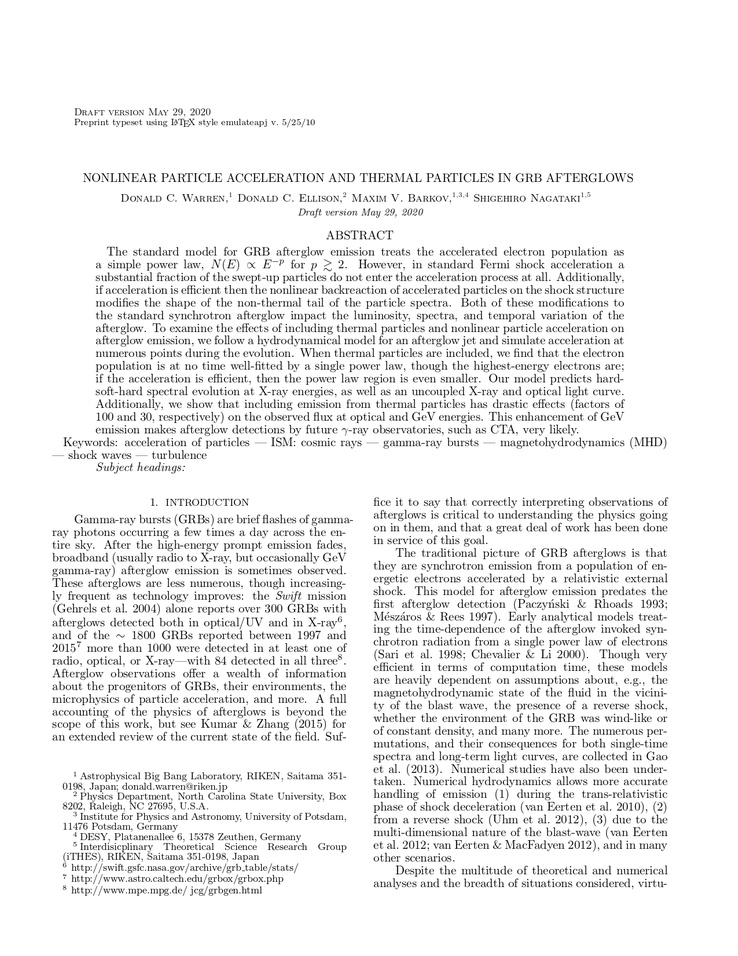
#> input picture data/images/docbank_test_page-0001.jpg, 738 x 956 px, shrunk from 1275 x 1650 before the run, found by its file name; its folder holds only this picture in this run
$ jupyter execute 02_Edges_LF.ipynb
#> lines starting #> are read from the running program, lines starting #| are printed output that depends on the picture; after the words box and inside, x2 and y2 are one past the last pixel; in counts of white or black regions, pixels touching at a corner belong together
### Imports

[cell 1]
from skimage import io, color, filters
from skimage.filters import threshold_otsu
from skimage.util import invert

from PIL import Image, ImageFilter

import os
import pickle
import numpy as np
import matplotlib.pyplot as plt

### Functions

[cell 2]
def grey_image_transform(image):
    return color.rgb2gray(image)

def binarize_image(image):
    thresh = threshold_otsu(image)
    image = image > thresh
    return image

def get_image_edges(image):
    image = grey_image_transform(image)
    image = binarize_image(image)
    image = invert(image)
    edges = filters.sobel(image)
    edges = binarize_image(edges)
    return edges

def get_pillow_image_edges(image):
    image = image.convert("L")    # Converting Image to Gray
    edges = image.filter(ImageFilter.FIND_EDGES)
    edges = np.array(edges)
    edges = binarize_image(edges)
    return edges

def plot_images(image, chull):
    fig, axes = plt.subplots(1, 2, figsize=(8, 4))
    ax = axes.ravel()

    ax[0].set_title('Original picture')
    ax[0].imshow(image, cmap=plt.cm.gray)
    ax[0].set_axis_off()

    ax[1].set_title('Transformed picture')
    ax[1].imshow(chull, cmap=plt.cm.gray)
    ax[1].set_axis_off()

    plt.tight_layout()
    plt.show()

### Read Data and Get Edges Information

[cell 3]
# input_dir = './../../data/images/'
# output_dir = './../../data/results/img_processing/'


input_dir = './../../../temp_data/images/'
output_dir = './../../../temp_data/results/img_processing/'

[cell 4]
dir_list = os.listdir(input_dir)
results = {}

for image in dir_list:
    img = io.imread(input_dir + image)
#> img is the input picture: shape (956, 738, 3); min 0, max 255, mean 238.9
    edges = get_image_edges(img)
#> in binarize_image, `thresh = threshold_otsu(image)`: thresh = 0.732
#> in binarize_image, `image = image > thresh`:
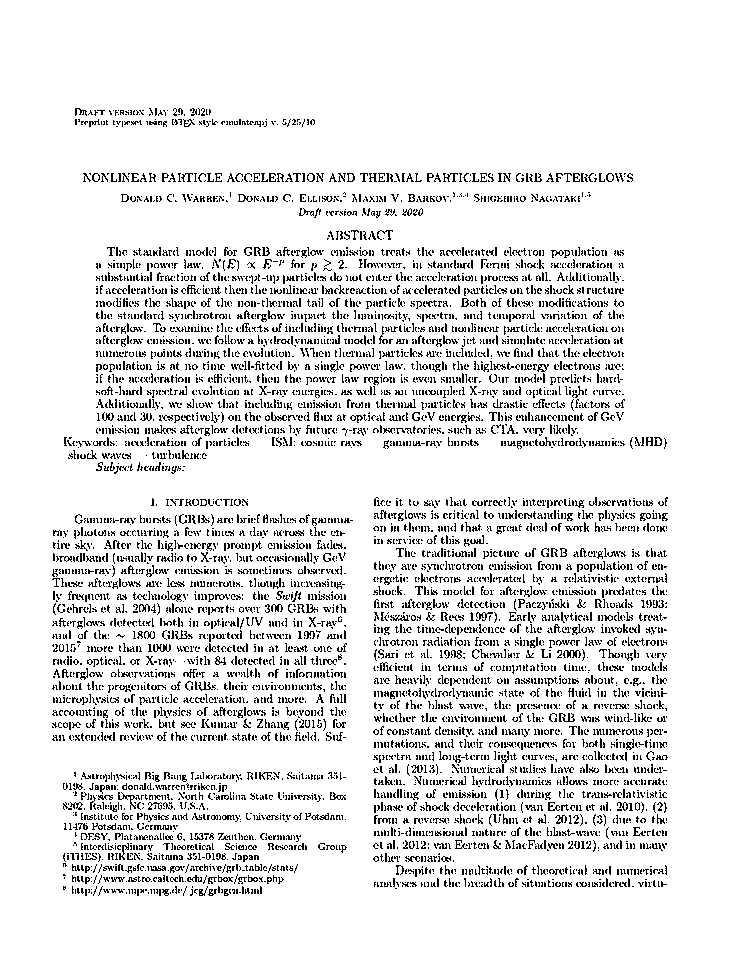
#> image: shape (956, 738) bool; 90.3% white; black in thin lines or dots, all inside (x1, y1, x2, y2) = (52, 108, 668, 896)
#> in get_image_edges, `edges = filters.sobel(image)`:
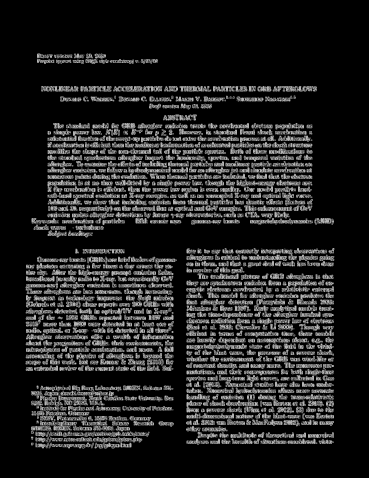
#> edges: shape (956, 738) float64 (shown at 1/2 size); min 0, max 0.791, mean 0.135
#> in binarize_image (call 2), `thresh = threshold_otsu(image)`: thresh = 0.249
#> in binarize_image (call 2), `image = image > thresh`:
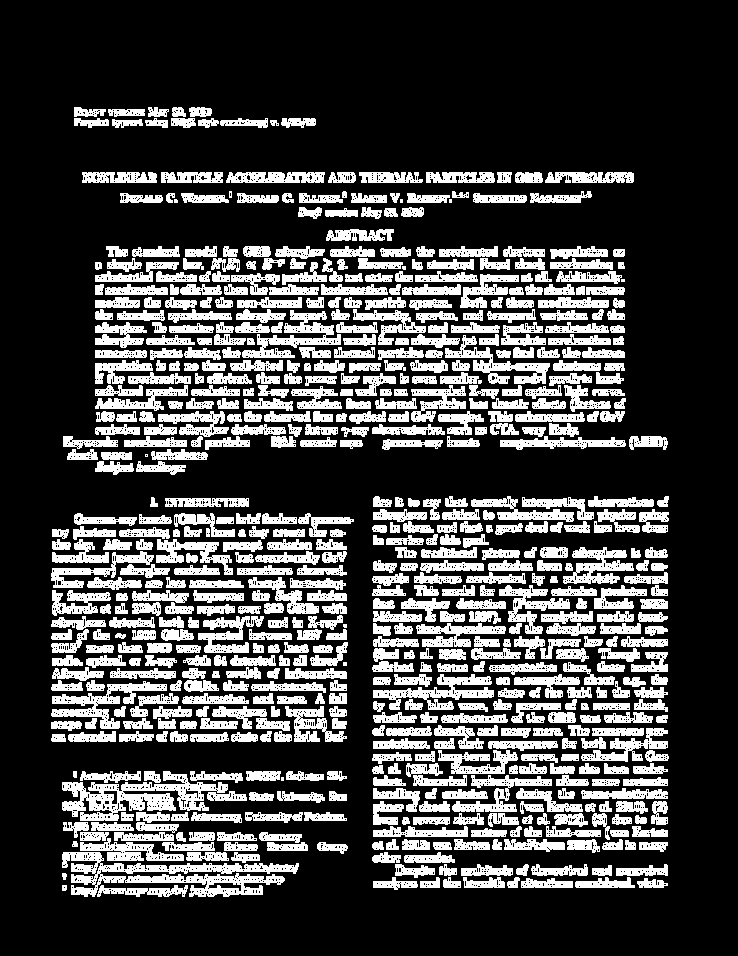
#> image: shape (956, 738) bool; 26.6% white; 668 white regions (11 under 20 px), largest, box (x1, y1, x2, y2) and area: (62, 852, 299, 897) 4292, (62, 771, 228, 821) 3532, (51, 681, 167, 729) 1692
    results[image] = edges
    plot_images(img,edges)
#> in plot_images, `plt.show()`:
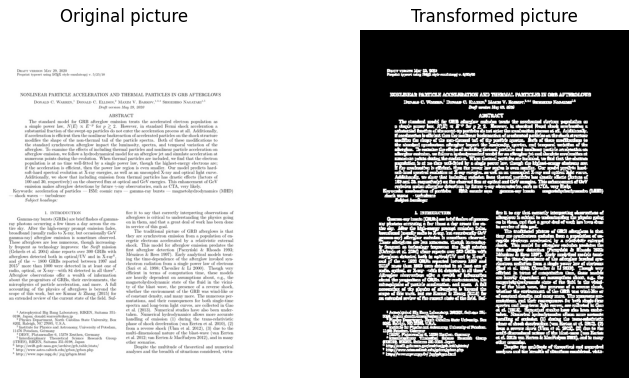
#> figure drawn by matplotlib, 2 panels

### Get PILLOW library detected Edges

[cell 5]
dir_list = os.listdir(input_dir)
pillow_results = {}

for image in dir_list:
    img = Image.open(input_dir + image)
    edges = get_pillow_image_edges(img)
#> in get_pillow_image_edges, `edges = image.filter(ImageFilter.FIND_EDGES)`:
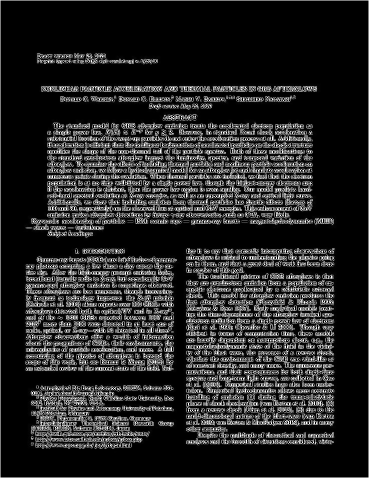
#> edges: PIL image 738x956 L (shown at 1/2 size); min 0, max 255, mean 39.6
#> in binarize_image (call 3), `thresh = threshold_otsu(image)`: thresh = 114
#> in binarize_image (call 3), `image = image > thresh`:
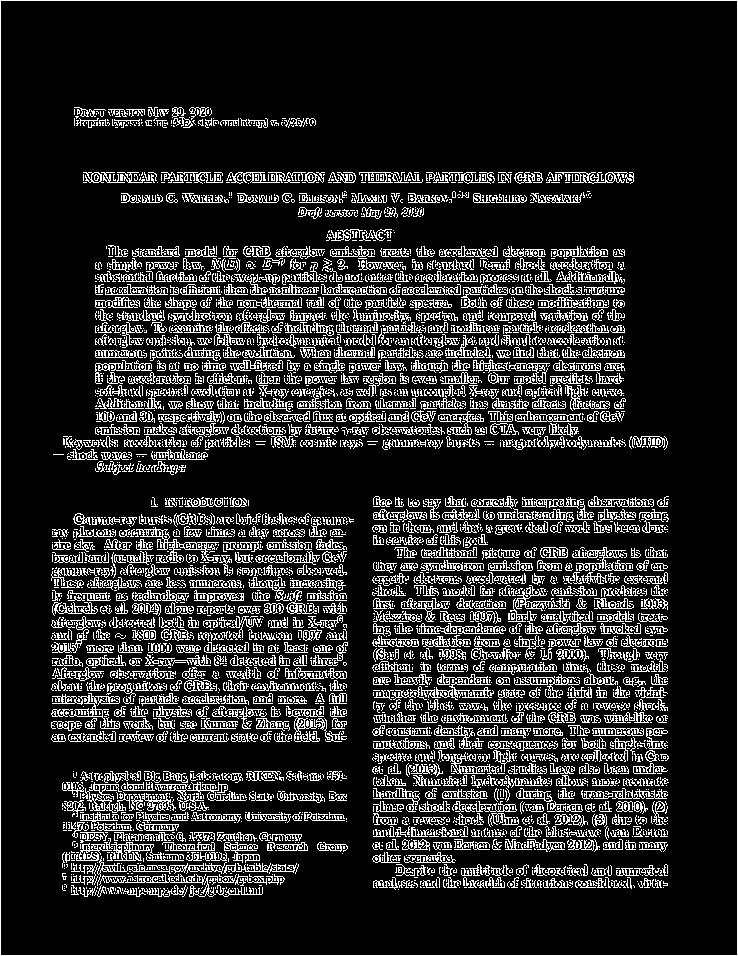
#> image: shape (956, 738) bool; 15.6% white in thin lines or dots

$ run again, on data/images/docbank_test_page-0005.jpg
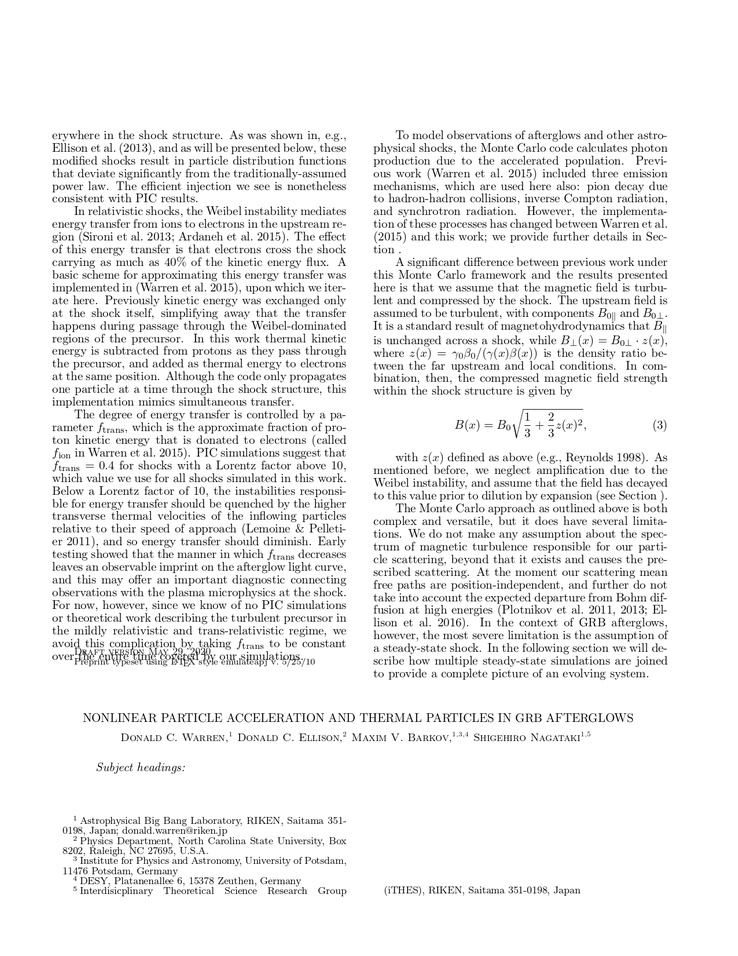
#> input picture data/images/docbank_test_page-0005.jpg, 738 x 956 px, shrunk from 1275 x 1650 before the run, found by its file name
#> img is the input picture: shape (956, 738, 3); min 0, max 255, mean 238.9
#> thresh = 0.732
#> in get_image_edges, `edges = filters.sobel(image)`:
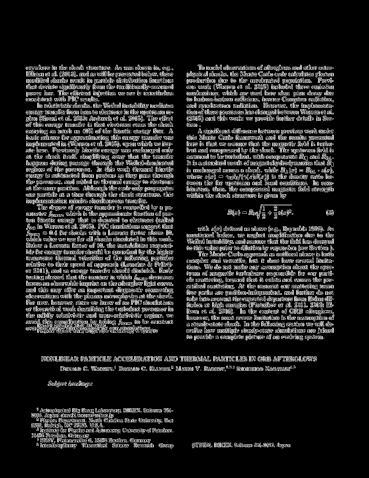
#> edges: shape (956, 738) float64 (shown at 1/2 size); min 0, max 0.791, mean 0.135
#> thresh = 114
#> in binarize_image (call 3), `image = image > thresh`:
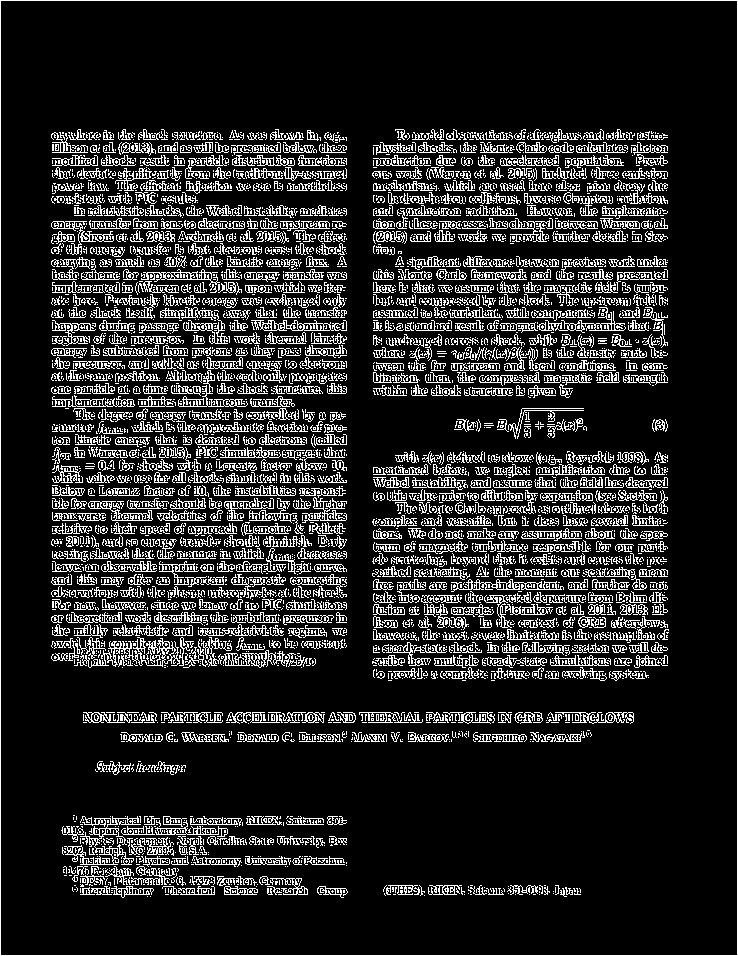
#> image: shape (956, 738) bool; 15.5% white in thin lines or dots

$ run again, on data/images/docbank_test_page-0006.jpg
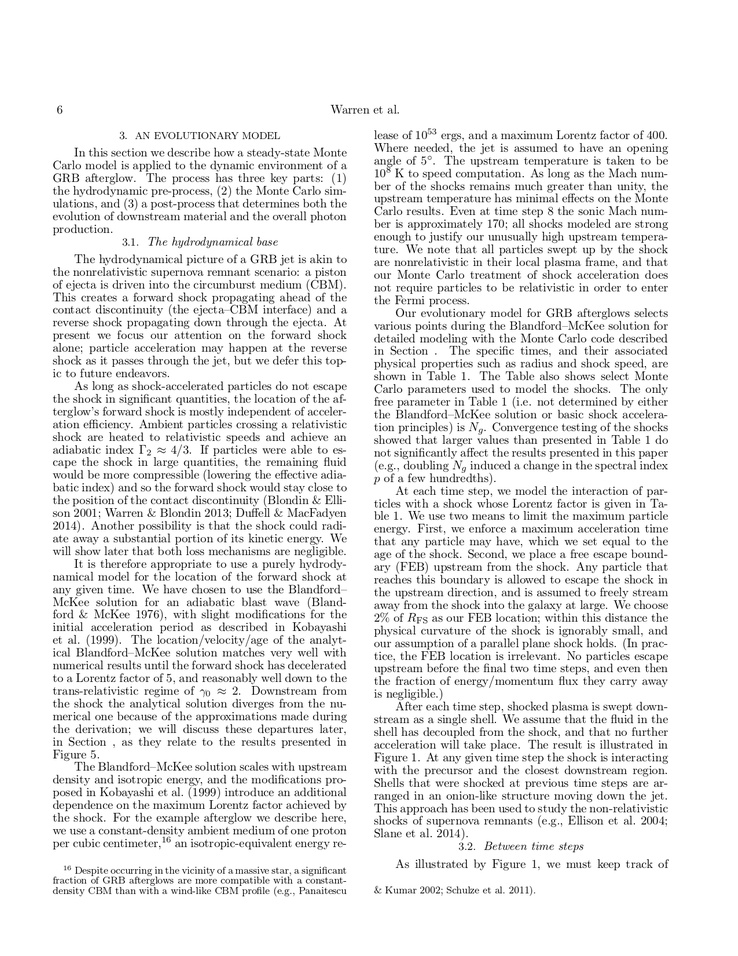
#> input picture data/images/docbank_test_page-0006.jpg, 738 x 956 px, shrunk from 1275 x 1650 before the run, found by its file name
#> img is the input picture: shape (956, 738, 3); min 0, max 255, mean 235.4
#> thresh = 0.729
#> in get_image_edges, `edges = filters.sobel(image)`:
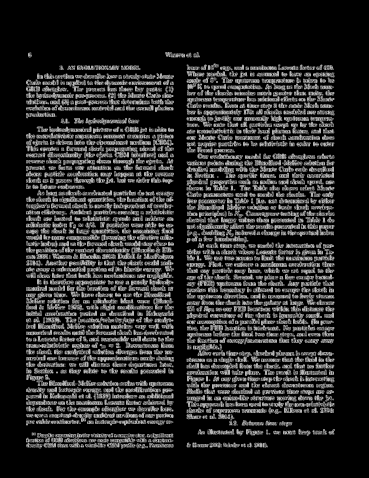
#> edges: shape (956, 738) float64 (shown at 1/2 size); min 0, max 0.791, mean 0.163
#> thresh = 114
#> in binarize_image (call 3), `image = image > thresh`:
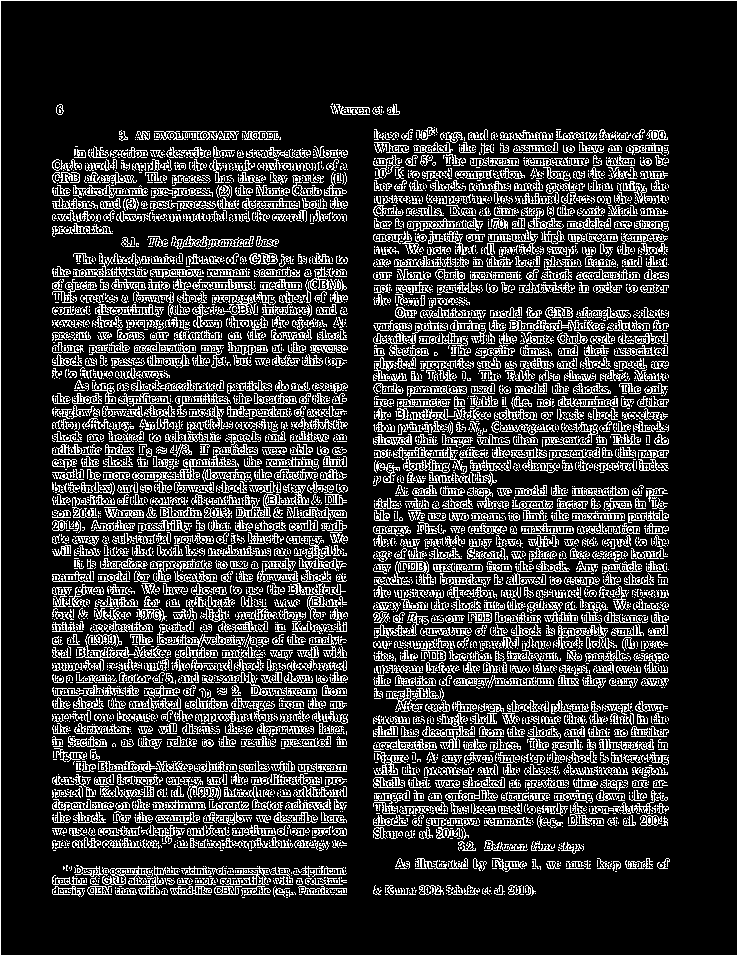
#> image: shape (956, 738) bool; 18.8% white in thin lines or dots
